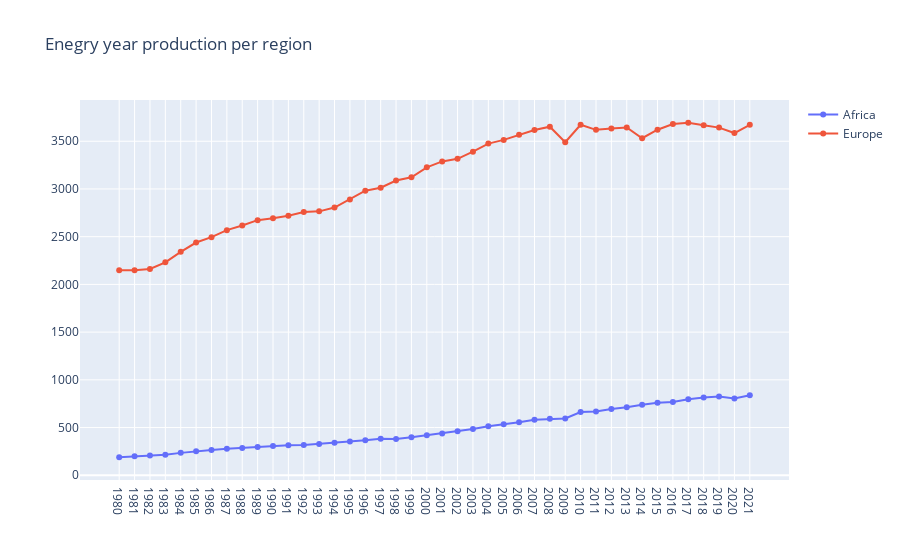

Notebook code cell kept with this figure:
### Code cell
scatter_df = electro_df.query("Features == 'net generation'").groupby('Region').sum()
scatter_df = scatter_df[electro_df.columns.difference(['Country', 'Features', 'Region'])].transpose().reset_index()
scatter_fig = go.Figure()
scatter_fig.add_trace(
    go.Scatter(x=scatter_df['index'], y=scatter_df['Africa'], mode='lines+markers', text='Africa', name='Africa')
)
scatter_fig.add_trace(
    go.Scatter(x=scatter_df['index'], y=scatter_df['Europe'], mode='lines+markers', text='Europe', name='Europe')
)
scatter_fig.update_layout(title='Enegry year production per region')
scatter_fig.show()

### Figure 1 — Plotly figure (JSON) as saved in the notebook; plotly's stock layout.template omitted (floating-point values rounded to 4 significant figures)
{"data": [{"mode": "lines+markers", "name": "Africa", "text": "Africa", "type": "scatter", "x": ["1980", "1981", "1982", "1983", "1984", "1985", "1986", "1987", "1988", "1989", "1990", "1991", "1992", "1993", "1994", "1995", "1996", "1997", "1998", "1999", "2000", "2001", "2002", "2003", "2004", "2005", "2006", "2007", "2008", "2009", "2010", "2011", "2012", "2013", "2014", "2015", "2016", "2017", "2018", "2019", "2020", "2021"], "y": [188.8, 200.1, 206.8, 215.4, 234.7, 251.9, 264.9, 276.9, 285.8, 296.5, 307.5, 314.5, 317.0, 328.1, 341.4, 354.3, 366.3, 383.8, 380.7, 397.3, 419.9, 437.0, 462.0, 484.2, 514.5, 534.3, 556.6, 582.0, 591.7, 594.5, 662.1, 668.8, 694.3, 711.9, 737.7, 759.9, 767.4, 797.5, 813.6, 825.8, 805.6, 837.5]}, {"mode": "lines+markers", "name": "Europe", "text": "Europe", "type": "scatter", "x": ["1980", "1981", "1982", "1983", "1984", "1985", "1986", "1987", "1988", "1989", "1990", "1991", "1992", "1993", "1994", "1995", "1996", "1997", "1998", "1999", "2000", "2001", "2002", "2003", "2004", "2005", "2006", "2007", "2008", "2009", "2010", "2011", "2012", "2013", "2014", "2015", "2016", "2017", "2018", "2019", "2020", "2021"], "y": [2148.0, 2148.0, 2161.0, 2232.0, 2341.0, 2439.0, 2495.0, 2568.0, 2617.0, 2673.0, 2693.0, 2719.0, 2758.0, 2765.0, 2806.0, 2891.0, 2982.0, 3013.0, 3088.0, 3122.0, 3226.0, 3289.0, 3315.0, 3391.0, 3475.0, 3514.0, 3569.0, 3617.0, 3652.0, 3489.0, 3673.0, 3620.0, 3633.0, 3645.0, 3532.0, 3621.0, 3681.0, 3694.0, 3668.0, 3643.0, 3586.0, 3672.0]}], "layout": {"title": {"text": "Enegry year production per region"}}}
